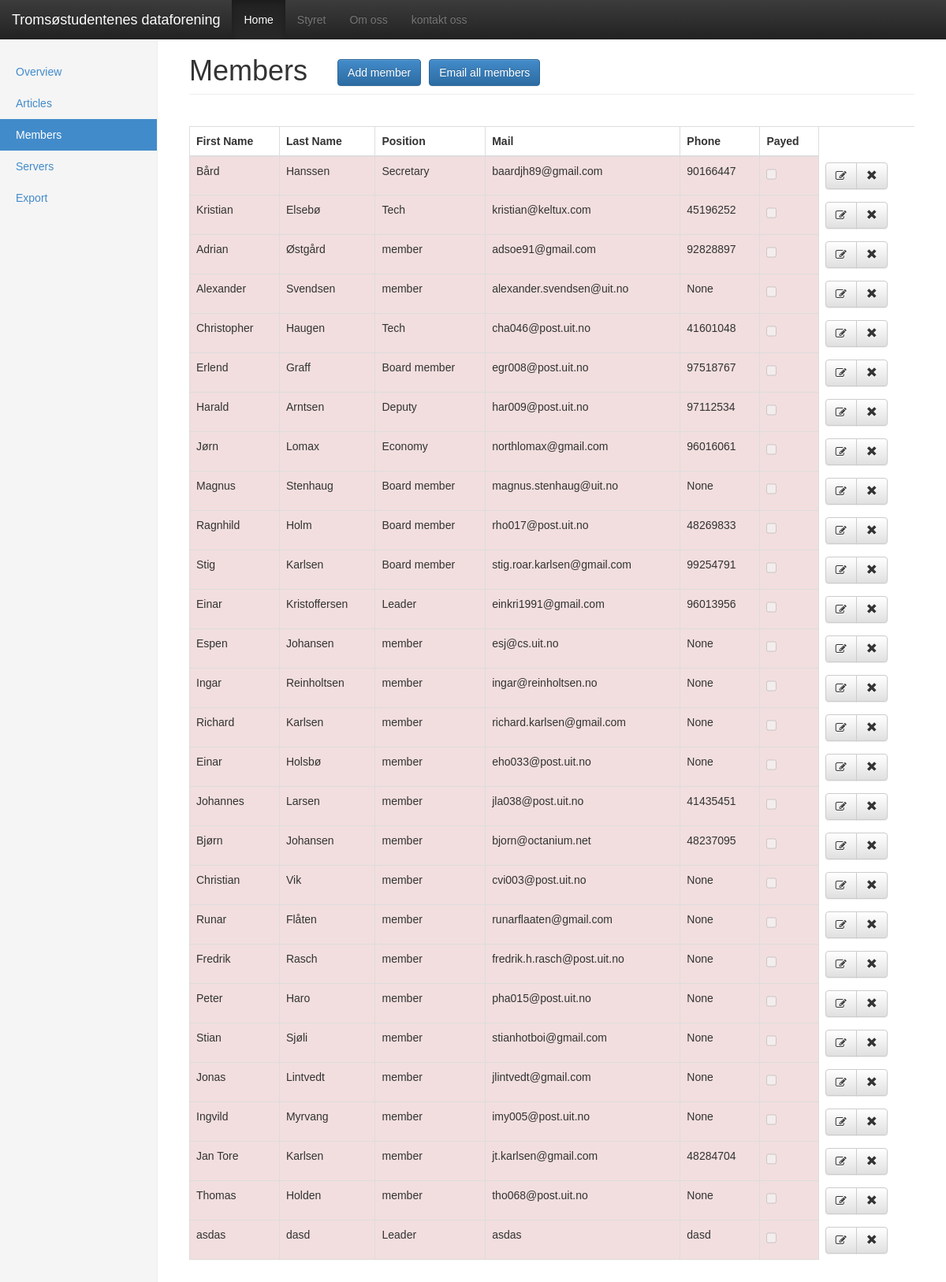
Before: /dashboard/members.html with the older database file.
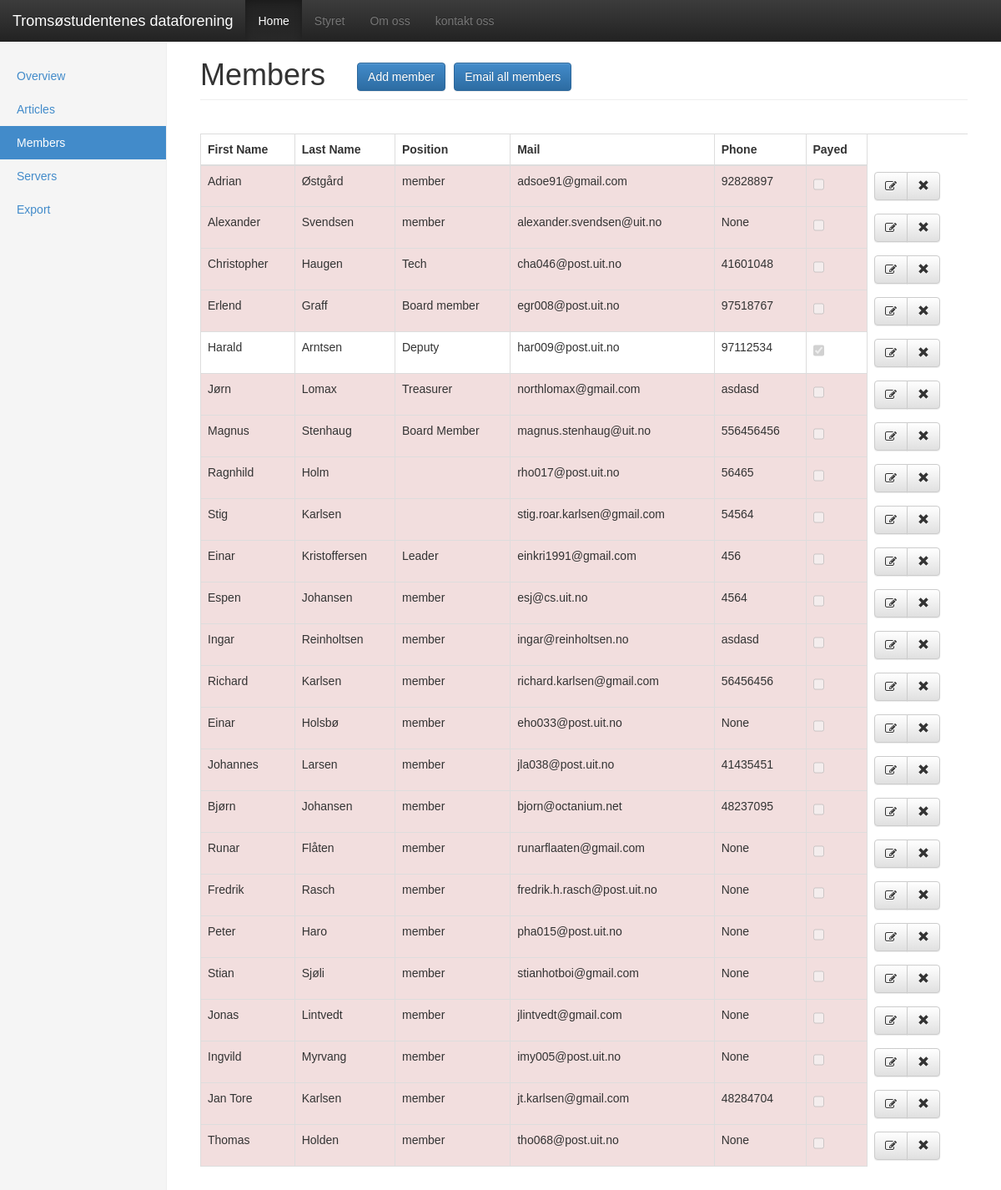
After: the same page with the newer database file.
### main.py (models this page shows)
class Members(db.Model):
    uid = db.Column(db.Integer, primary_key=True)
    first_name = db.Column(db.String(15), nullable=False)
    last_name = db.Column(db.String(15), nullable=False)
    position = db.Column(db.String(20), nullable=False)
    phone = db.Column(db.String(15), nullable=True, default=None)
    mail = db.Column(db.String(30), nullable=False)
    payed = db.Column(db.Boolean, nullable=False, default=False)

### main.py (the view)
@app.route("/dashboard/members.html")
def members():
    members = Members.query.all()
    return render_template("dashboard/members.html", members=members)

### templates/dashboard/members.html (shortened to what this page needs)
{% extends "dashboard/base.html" %}
{% block content %}
<div class="container-fluid">
    <div class="row">
        {% include "snippets/dashboard_sidebar.html" %}
        <div class="col-sm-9 col-sm-offset-3 col-md-10 col-md-offset-2 main">
        <h1 class="page-header">Members &ensp;
            <a href="#newMemberModal" role="button" data-toggle="modal" class="btn btn-primary" id="addMemberBtn">Add member</a>
             <a href="mailto:{% for member in members %}{{ member.mail }},{% endfor %}" role="button" class="btn btn-primary">Email all members</a>
        </h1>
            <table id="membersTable" class="table table-bordered table-responsive table-dashboard">
                <thead>
                    <tr>
                        <th data-sort="string">First Name </i> </th>
                        <th data-sort="string">Last Name </th>
                        <th data-sort="string">Position</th>
                        <th data-sort="string">Mail</th>
                        <th data-sort="int">Phone</th>
                        <th>Payed</th>
                    </tr>
                </thead>
                <tbody>
                {%  for member in members %}
                    <tr id="{{ member.uid }}"{% if member.payed == 0 %} class="danger" {% endif %}>
                        <td name="first_name" id="first_name">{{ member.first_name }}</td>
                        <td name="last_name" id="last_name">{{ member.last_name }}</td>
                        <td name="position" id="position">{{ member.position }}</td>
                        <td name="mail" id="mail">{{ member.mail }}</td>
                        <td name="phone" id="phone">{{ member.phone }}</td>
                        <td name="payed" id="payed"><input  class="checkbox" type="checkbox" {% if member.payed %} checked{% endif %} disabled> </td>
                        <td id="table-icons">
                           <div class="btn-group">
                                <button type="button" class="btn btn-default edit-button">
                                    <span class="fa fa-edit"></span>
                                </button>
                                <button  type="Button" class="btn btn-default delete-button">
                                    <span  class="glyphicon glyphicon-remove"></span>
                                </button>
                            </div>
                        </td>
                    </tr>
                {% endfor %}
                </tbody>
            </table>
        </div>
    </div>
{% endblock %}

### templates/dashboard/base.html (shortened to what this page needs)
<!DOCTYPE html>
<html>
    <head lang="no">
        <link href="//netdna.bootstrapcdn.com/font-awesome/4.0.3/css/font-awesome.min.css" rel="stylesheet">
        <link rel="stylesheet" href="{{url_for('static', filename='css/bootstrap.css')}}">
        <link rel="stylesheet" href="{{url_for('static', filename='css/bootstrap-theme.css')}}">
        <link rel="stylesheet" href="{{url_for('static', filename='css/sweet-alert.css')}}">
        <link rel="stylesheet" href="{{url_for('static', filename='css/dashboard.css')}}">
        <link rel="stylesheet" href="{{url_for('static', filename='css/custom.css')}}">
    </head>
    <body>
            {%  block nav %}
                <div class="navbar navbar-inverse navbar-fixed-top" role="navigation">
                    <div class="container-fluid">
                        <div class="navbar-header">
                            <a class="navbar-brand" href="/">Tromsøstudentenes dataforening</a>
                        </div>
                        <div class="navbar-collapse collapse">
                            <ul class="nav navbar-nav">
                                <li class="active"><a href="#">Home</a></li>
                                <li><a href="#">Styret</a></li>
                                <li><a href="#">Om oss</a></li>
                                <li><a href="#">kontakt oss</a></li>
                            </ul>
                        </div>
                    </div>
                </div>
            {% endblock nav%}
            {% block content %}
            {% endblock %}
    </body>
</html>

### templates/snippets/dashboard_sidebar.html
<div class="col-sm-3 col-md-2 sidebar">
    <ul class="nav nav-sidebar">
        <li {% if request.path == "/dashboard/overview.html" %} class="active"{% endif %}><a href="{{ url_for("dashboard") }}">Overview</a></li>
        <li {% if request.path == "/dashboard/articles.html" %} class="active"{% endif %}><a href="{{ url_for("articles") }}">Articles</a></li>
        <li {% if request.path == "/dashboard/members.html" %} class="active"{% endif %}><a href="{{ url_for("members") }}">Members</a></li>
        <li {% if request.path == "/dashboard/servers.html" %} class="active"{% endif %}><a href="{{ url_for("servers") }}">Servers</a></li>
        <li {% if request.path == "/dashboard/export.html" %} class="active"{% endif %}><a href="{{ url_for("export") }}">Export</a></li>
    </ul>
</div>

### static/css/dashboard.css (style rules this page uses)
body { padding-top: 50px; }
.navbar-fixed-top { border: 0; }
.sidebar { display: none; }
@media (min-width: 768px) { .sidebar { position: fixed; top: 51px; bottom: 0; left: 0; z-index: 1000; display: block; padding: 20px; overflow-x: hidden; overflow-y: auto; background-color: #f5f5f5; #background-color: #000000; border-right: 1px solid #eee; } }
.nav-sidebar { margin-right: -21px; margin-bottom: 20px; margin-left: -20px; }
.nav-sidebar > li > a { padding-right: 20px; padding-left: 20px; }
.nav-sidebar > .active > a, .nav-sidebar > .active > a:hover, .nav-sidebar > .active > a:focus { color: #fff; background-color: #428bca; }
.main { padding: 20px; }
@media (min-width: 768px) { .main { padding-right: 40px; padding-left: 40px; } }
.main .page-header { margin-top: 0; }

### static/css/custom.css (style rules this page uses)
body { font-family: "Droid Sans", sans-serif; }
.table-dashboard { border-right: none; border-bottom: none }
td#table-icons { background-color: white; border: none; }

Changed rows visible on the page:
removed Members: first_name "Bård", last_name "Hanssen", position "Secretary", mail "baardjh89@gmail.com", phone "90166447"
removed Members: first_name "Kristian", last_name "Elsebø", position "Tech", mail "kristian@keltux.com", phone "45196252"
removed Members: first_name "Christian", last_name "Vik", position "member", mail "cvi003@post.uit.no", phone "None"
removed Members: first_name "asdas", last_name "dasd", position "Leader", mail "asdas", phone "dasd"
changed Members "Harald": payed "☐" → "☑"
changed Members "Jørn": position "Economy" → "Treasurer"; phone "96016061" → "asdasd"
changed Members "Magnus": position "Board member" → "Board Member"; phone "None" → "556456456"
changed Members "Ragnhild": phone "48269833" → "56465"; position "Board member" → (not shown)
changed Members "Stig": phone "99254791" → "54564"; position "Board member" → (not shown)
changed Members "Kristoffersen": phone "96013956" → "456"
changed Members "Espen": phone "None" → "4564"
changed Members "Ingar": phone "None" → "asdasd"
changed Members "Richard": phone "None" → "56456456"
